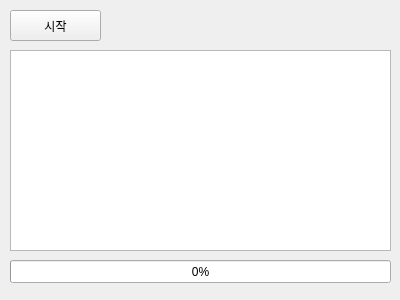
<?xml version="1.0" encoding="UTF-8"?>
<ui version="4.0">
 <class>Form</class>
 <widget class="QWidget" name="Form">
  <property name="geometry">
   <rect>
    <x>0</x>
    <y>0</y>
    <width>400</width>
    <height>300</height>
   </rect>
  </property>
  <property name="maximumSize">
   <size>
    <width>400</width>
    <height>300</height>
   </size>
  </property>
  <property name="windowTitle">
   <string>Form</string>
  </property>
  <widget class="QPushButton" name="btnStart">
   <property name="geometry">
    <rect>
     <x>10</x>
     <y>10</y>
     <width>91</width>
     <height>31</height>
    </rect>
   </property>
   <property name="text">
    <string>시작</string>
   </property>
  </widget>
  <widget class="QTextBrowser" name="txbLog">
   <property name="geometry">
    <rect>
     <x>10</x>
     <y>50</y>
     <width>381</width>
     <height>201</height>
    </rect>
   </property>
  </widget>
  <widget class="QProgressBar" name="pgbTask">
   <property name="geometry">
    <rect>
     <x>10</x>
     <y>260</y>
     <width>381</width>
     <height>23</height>
    </rect>
   </property>
   <property name="value">
    <number>0</number>
   </property>
  </widget>
 </widget>
 <resources/>
 <connections/>
</ui>
